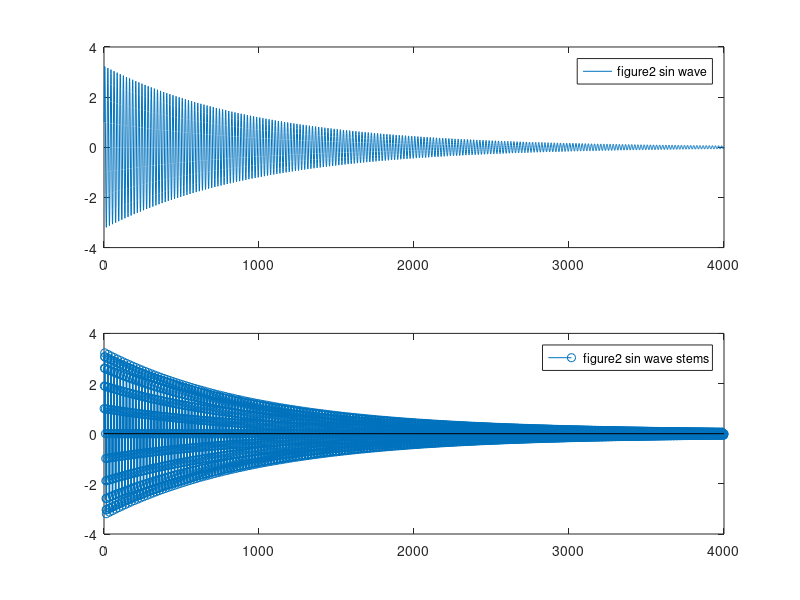

Reproduce this figure in MATLAB.
%% lab2_practice.m
% This is a lab2 practice script for doing assignments 3 ~ 9.

%%

clc
clear
%% Sinusoid wave

N = 4000;
x = zeros(N, 1);        % all zeros
x(1) = 1;               % first value is 1

Fs = 8000;              % sampling frequency ( sample / second )
F1 = 400;               % frequency ( cycles / second )
f1 = F1/Fs;             % normalized frequency ( cycles / sample )
om1 = 2 * pi * f1;
r = 0.999;
a = [1 -2*r*cos(om1) r^2 0 0];
b = 1;
y = filter(b, a, x);

%% Zero-Pole diagram
subplot(121)
zplane(b,a)
legend('second order zplane')
subplot(122)
zplane(b,a)
legend('fourth order zplane')

%%
subplot(211)
plot(y)
legend('figure2 sin wave')
subplot(212)
stem(y)
legend('figure2 sin wave stems')

%% Listen the sound
soundsc(y)



%%